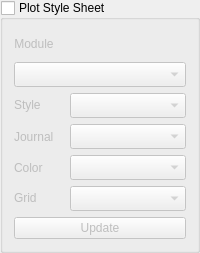
               <widget class="QGroupBox" name="groupBox_plot_style_sheet">
                <property name="sizePolicy">
                 <sizepolicy hsizetype="Preferred" vsizetype="Minimum">
                  <horstretch>0</horstretch>
                  <verstretch>0</verstretch>
                 </sizepolicy>
                </property>
                <property name="title">
                 <string>Plot Style Sheet</string>
                </property>
                <property name="checkable">
                 <bool>true</bool>
                </property>
                <property name="checked">
                 <bool>false</bool>
                </property>
                <layout class="QVBoxLayout" name="verticalLayout_5">
                 <item>
                  <layout class="QVBoxLayout" name="verticalLayout_plot_style_group">
                   <property name="sizeConstraint">
                    <enum>QLayout::SetMinimumSize</enum>
                   </property>
                   <item>
                    <widget class="QLabel" name="label">
                     <property name="sizePolicy">
                      <sizepolicy hsizetype="Fixed" vsizetype="Fixed">
                       <horstretch>0</horstretch>
                       <verstretch>0</verstretch>
                      </sizepolicy>
                     </property>
                     <property name="minimumSize">
                      <size>
                       <width>0</width>
                       <height>25</height>
                      </size>
                     </property>
                     <property name="maximumSize">
                      <size>
                       <width>16777215</width>
                       <height>25</height>
                      </size>
                     </property>
                     <property name="text">
                      <string>Module</string>
                     </property>
                     <property name="alignment">
                      <set>Qt::AlignCenter</set>
                     </property>
                    </widget>
                   </item>
                   <item>
                    <widget class="QComboBox" name="comboBox_plot_style_module">
                     <property name="sizePolicy">
                      <sizepolicy hsizetype="Preferred" vsizetype="Fixed">
                       <horstretch>0</horstretch>
                       <verstretch>0</verstretch>
                      </sizepolicy>
                     </property>
                     <property name="minimumSize">
                      <size>
                       <width>170</width>
                       <height>25</height>
                      </size>
                     </property>
                     <property name="maximumSize">
                      <size>
                       <width>16777215</width>
                       <height>25</height>
                      </size>
                     </property>
                    </widget>
                   </item>
                   <item>
                    <layout class="QVBoxLayout" name="verticalLayout_matplotlib_options">
                     <item>
                      <layout class="QHBoxLayout" name="horizontalLayout_6">
                       <item>
                        <widget class="QLabel" name="label_13">
                         <property name="sizePolicy">
                          <sizepolicy hsizetype="Preferred" vsizetype="Fixed">
                           <horstretch>0</horstretch>
                           <verstretch>0</verstretch>
                          </sizepolicy>
                         </property>
                         <property name="minimumSize">
                          <size>
                           <width>50</width>
                           <height>0</height>
                          </size>
                         </property>
                         <property name="maximumSize">
                          <size>
                           <width>50</width>
                           <height>16777215</height>
                          </size>
                         </property>
                         <property name="text">
                          <string>Style</string>
                         </property>
                        </widget>
                       </item>
                       <item>
                        <widget class="QComboBox" name="comboBox_plot_matplotlib_style">
                         <property name="minimumSize">
                          <size>
                           <width>110</width>
                           <height>25</height>
                          </size>
                         </property>
                         <property name="maximumSize">
                          <size>
                           <width>16777215</width>
                           <height>25</height>
                          </size>
                         </property>
                        </widget>
                       </item>
                      </layout>
                     </item>
                    </layout>
                   </item>
                   <item>
                    <layout class="QVBoxLayout" name="verticalLayout_plot_scienceplot_options">
                     <item>
                      <layout class="QHBoxLayout" name="horizontalLayout_7">
                       <item>
                        <widget class="QLabel" name="label_3">
                         <property name="minimumSize">
                          <size>
                           <width>50</width>
                           <height>0</height>
                          </size>
                         </property>
                         <property name="maximumSize">
                          <size>
                           <width>50</width>
                           <height>16777215</height>
                          </size>
                         </property>
                         <property name="text">
                          <string>Journal</string>
                         </property>
                        </widget>
                       </item>
                       <item>
                        <widget class="QComboBox" name="comboBox_plot_scienceplot_journal">
                         <property name="minimumSize">
                          <size>
                           <width>110</width>
                           <height>25</height>
                          </size>
                         </property>
                         <property name="maximumSize">
                          <size>
                           <width>16777215</width>
                           <height>25</height>
                          </size>
                         </property>
                        </widget>
                       </item>
                      </layout>
                     </item>
                     <item>
                      <layout class="QHBoxLayout" name="horizontalLayout_9">
                       <item>
                        <widget class="QLabel" name="label_12">
                         <property name="minimumSize">
                          <size>
                           <width>50</width>
                           <height>0</height>
                          </size>
                         </property>
                         <property name="maximumSize">
                          <size>
                           <width>50</width>
                           <height>16777215</height>
                          </size>
                         </property>
                         <property name="text">
                          <string>Color</string>
                         </property>
                        </widget>
                       </item>
                       <item>
                        <widget class="QComboBox" name="comboBox_plot_scienceplot_color">
                         <property name="sizePolicy">
                          <sizepolicy hsizetype="Preferred" vsizetype="Fixed">
                           <horstretch>0</horstretch>
                           <verstretch>0</verstretch>
                          </sizepolicy>
                         </property>
                         <property name="minimumSize">
                          <size>
                           <width>110</width>
                           <height>25</height>
                          </size>
                         </property>
                         <property name="maximumSize">
                          <size>
                           <width>16777215</width>
                           <height>25</height>
                          </size>
                         </property>
                        </widget>
                       </item>
                      </layout>
                     </item>
                     <item>
                      <layout class="QHBoxLayout" name="horizontalLayout_8">
                       <item>
                        <widget class="QLabel" name="label_4">
                         <property name="sizePolicy">
                          <sizepolicy hsizetype="Fixed" vsizetype="Fixed">
                           <horstretch>0</horstretch>
                           <verstretch>0</verstretch>
                          </sizepolicy>
                         </property>
                         <property name="minimumSize">
                          <size>
                           <width>50</width>
                           <height>0</height>
                          </size>
                         </property>
                         <property name="maximumSize">
                          <size>
                           <width>50</width>
                           <height>16777215</height>
                          </size>
                         </property>
                         <property name="text">
                          <string>Grid</string>
                         </property>
                        </widget>
                       </item>
                       <item>
                        <widget class="QComboBox" name="comboBox_plot_scienceplot_grid">
                         <property name="sizePolicy">
                          <sizepolicy hsizetype="Preferred" vsizetype="Fixed">
                           <horstretch>0</horstretch>
                           <verstretch>0</verstretch>
                          </sizepolicy>
                         </property>
                         <property name="minimumSize">
                          <size>
                           <width>110</width>
                           <height>25</height>
                          </size>
                         </property>
                         <property name="maximumSize">
                          <size>
                           <width>16777215</width>
                           <height>25</height>
                          </size>
                         </property>
                        </widget>
                       </item>
                      </layout>
                     </item>
                    </layout>
                   </item>
                   <item>
                    <widget class="QPushButton" name="pushButton_plot_uodate_style">
                     <property name="text">
                      <string>Update</string>
                     </property>
                    </widget>
                   </item>
                  </layout>
                 </item>
                </layout>
               </widget>
